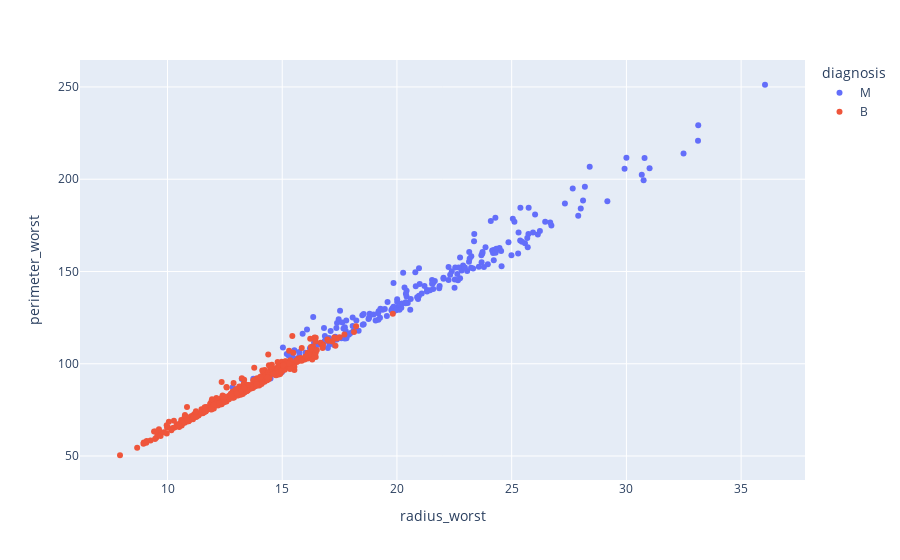

The cell this chart's notebook holds for it:
### Markdown cell above
Once again, it's clear that when features like perimeter_se and area_se have higher values, there's a higher chance of a "Malignant" diagnosis. 

The distribution pattern is pretty much like an Exponential distribution.

### Code cell
#Let's check if there is relationship between different features#
#For instance, we can examine the features 'radius_worst' and 'perimeter_worst'#

figure1 = px.scatter(df,
                     x = 'radius_worst',
                     y = 'perimeter_worst',
                     color = 'diagnosis',
                     )
figure1.show()

### Figure 1 — Plotly figure (JSON) as saved in the notebook; plotly's stock layout.template omitted (floating-point values rounded to 4 significant figures; data arrays with more than 128 entries replaced by an {"elided": "..."} marker saying what was removed)
{"data": [{"hovertemplate": "diagnosis=M<br>radius_worst=%{x}<br>perimeter_worst=%{y}<extra></extra>", "legendgroup": "M", "marker": {"color": "#636efa", "symbol": "circle"}, "mode": "markers", "name": "M", "orientation": "v", "showlegend": true, "type": "scatter", "x": {"elided": "212 float values"}, "xaxis": "x", "y": {"elided": "212 float values"}, "yaxis": "y"}, {"hovertemplate": "diagnosis=B<br>radius_worst=%{x}<br>perimeter_worst=%{y}<extra></extra>", "legendgroup": "B", "marker": {"color": "#EF553B", "symbol": "circle"}, "mode": "markers", "name": "B", "orientation": "v", "showlegend": true, "type": "scatter", "x": {"elided": "357 float values"}, "xaxis": "x", "y": {"elided": "357 float values"}, "yaxis": "y"}], "layout": {"legend": {"title": {"text": "diagnosis"}, "tracegroupgap": 0}, "margin": {"t": 60}, "xaxis": {"anchor": "y", "domain": [0, 1], "title": {"text": "radius_worst"}}, "yaxis": {"anchor": "x", "domain": [0, 1], "title": {"text": "perimeter_worst"}}}}
